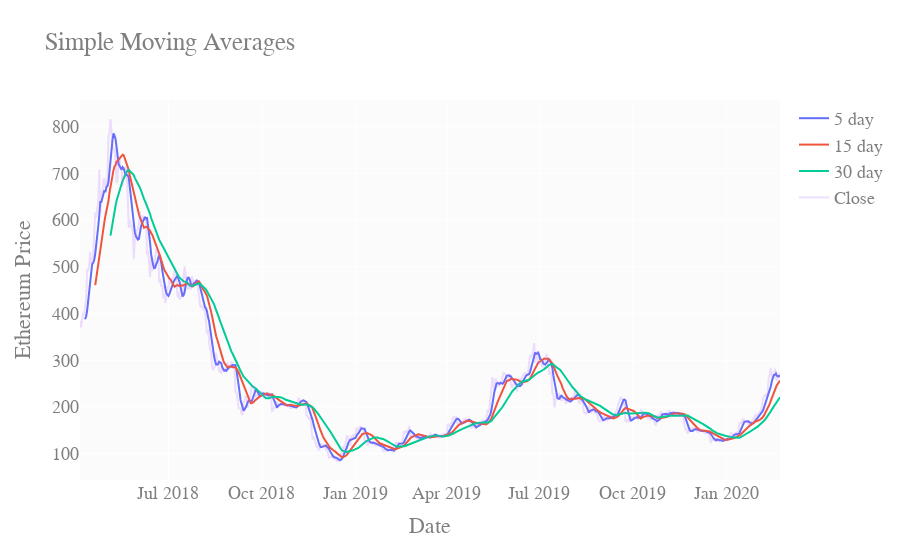

This figure's notebook cell:
### Code cell
#Moving averages
df['SMA_5'] = df['Close'].rolling(5).mean().shift()
df['SMA_15'] = df['Close'].rolling(15).mean().shift()
df['SMA_30'] = df['Close'].rolling(30).mean().shift()

fig = go.Figure()
fig.add_trace(go.Scatter(x=df.index, y=df.SMA_5, name='5 day'))
fig.add_trace(go.Scatter(x=df.index, y=df.SMA_15, name='15 day'))
fig.add_trace(go.Scatter(x=df.index, y=df.SMA_30, name='30 day'))
fig.add_trace(go.Scatter(x=df.index, y=df.Close, name='Close', opacity=0.2))
fig.update_layout(
    title="Simple Moving Averages",
    xaxis_title="Date",
    yaxis_title="Ethereum Price",
    font=dict(
        family="Courier New, monospace",
        size=18,
        color="#7f7f7f"))
fig.show()

### Figure 1 — Plotly figure (JSON) as saved in the notebook; plotly's stock layout.template omitted (floating-point values rounded to 4 significant figures; data arrays with more than 128 entries replaced by an {"elided": "..."} marker saying what was removed)
{"data": [{"name": "5 day", "type": "scatter", "x": {"elided": "690 str values"}, "y": {"elided": "690 float values"}}, {"name": "15 day", "type": "scatter", "x": {"elided": "690 str values"}, "y": {"elided": "690 float values"}}, {"name": "30 day", "type": "scatter", "x": {"elided": "690 str values"}, "y": {"elided": "690 float values"}}, {"name": "Close", "opacity": 0.2, "type": "scatter", "x": {"elided": "690 str values"}, "y": {"elided": "690 float values"}}], "layout": {"font": {"color": "#7f7f7f", "family": "Courier New, monospace", "size": 18}, "title": {"text": "Simple Moving Averages"}, "xaxis": {"title": {"text": "Date"}}, "yaxis": {"title": {"text": "Ethereum Price"}}}}
